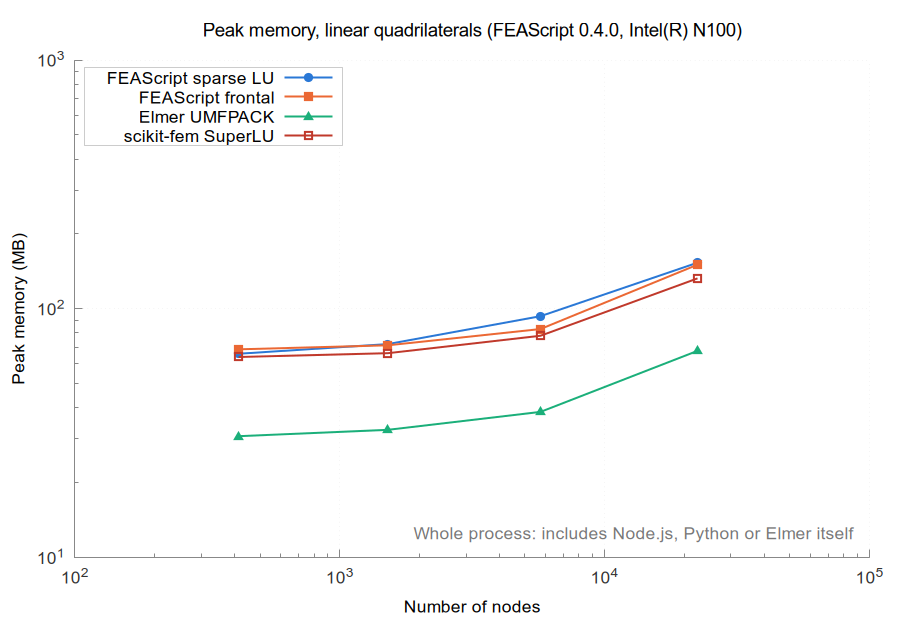

This chart was generated by the following gnuplot code:
set terminal pngcairo size 900,620 font 'Arial,13'
set border 3 lc rgb '#888888'; set tics nomirror tc rgb '#333333'
set grid lc rgb '#e6e6e6' lw 1; set key top left box lc rgb '#cccccc' opaque
set logscale xy; set format y '10^{%L}'; set format x '10^{%L}'
set output 'memory_quad_linear.png'
set title 'Peak memory, linear quadrilaterals (FEAScript 0.4.0, Intel(R) N100)' font 'Arial,14'
set xlabel 'Number of nodes'
set ylabel 'Peak memory (MB)'
set label 'Whole process: includes Node.js, Python or Elmer itself' at graph 0.98,0.05 right tc rgb '#777777'
plot 'memory_quad_linear_FEAScript_sparse_LU.dat' u 1:2 w lp lw 2 pt 7 ps 1.2 lc rgb '#2a78d6' t 'FEAScript sparse LU', \
     'memory_quad_linear_FEAScript_frontal.dat' u 1:2 w lp lw 2 pt 5 ps 1.2 lc rgb '#eb6834' t 'FEAScript frontal', \
     'memory_quad_linear_Elmer_UMFPACK.dat' u 1:2 w lp lw 2 pt 9 ps 1.2 lc rgb '#1baf7a' t 'Elmer UMFPACK', \
     'memory_quad_linear_scikit_fem_SuperLU.dat' u 1:2 w lp lw 2 pt 4 ps 1.2 lc rgb '#c0392b' t 'scikit-fem SuperLU'
